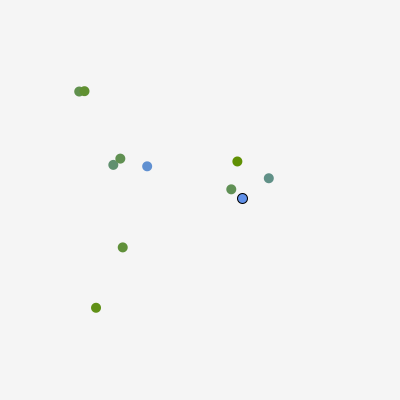
Frame 1 (no input)
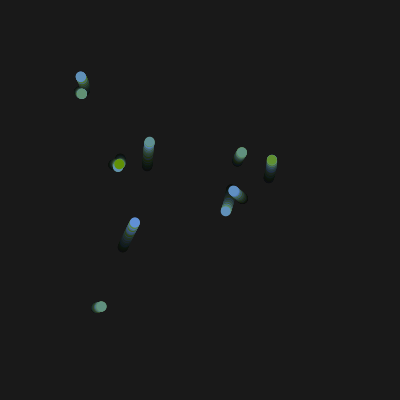
Frame 60 (the mouse pressed at the canvas centre just before this capture)
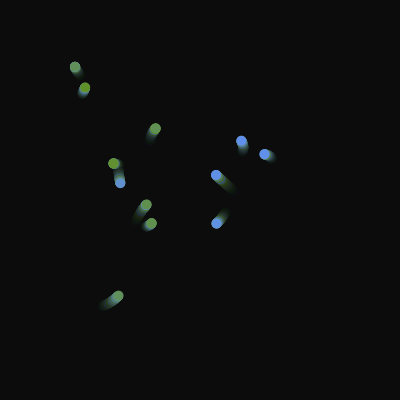
Frame 120 (the mouse held since frame 60 and released just before this capture)

The Processing sketch that drew these frames (run headless with seeded random() and noise(); from frame 60 on, the mouse is pressed at the canvas centre):

// Processing sketch: MagicWorms
// ── MagicWorms.pde

void setup() {
  size(400, 400);

  background(255);
}

float getWormX;
float getWormY;
int worms = 10;
void draw() {
  
float x = random(400);
float y = random(400);

  for (int i = 0; i <= worms; i++) {
    
    fill(100, 150, random(255));
    ellipse( getWormX(i), getWormY(i), 10, 10);
      noStroke();
  }

makeMagical();
}
float frequency = .001;
float noiseInterval = PI; 

void makeMagical() {
  fill( 0, 0, 0, 10 );rect(0, 0, width, height);noStroke();
}

float getWormX(int i) {
  return map(noise(i*noiseInterval + frameCount * frequency), 0, 1, 0, width);
}

float getWormY(int i) {
  return map(noise(i*noiseInterval+1 + frameCount * frequency), 0, 1, 0, height);
}
void mousePressed(){
 worms++;
  background(75, 75, 90);
  
  
}
